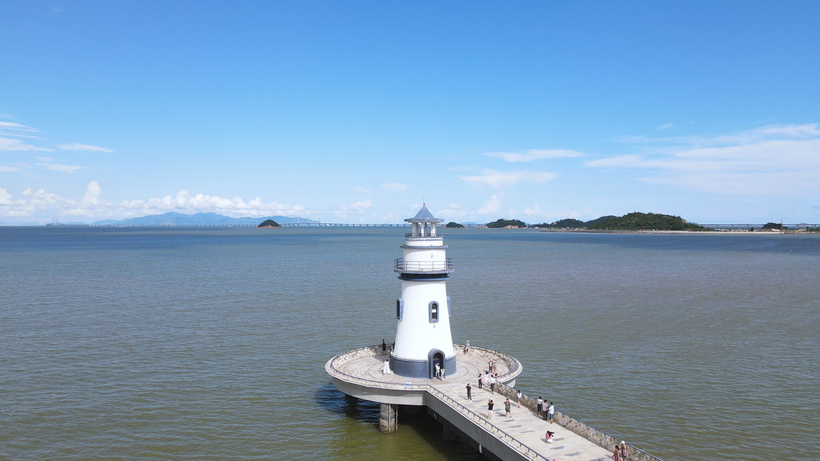
#> input picture resources/assets/exp2/206.jpg, 820 x 461 px
$ python '直方图匹配.py'
#> lines starting #> are read from the running program, lines starting #| are printed output that depends on the picture
import cv2
import numpy as np
import matplotlib.pyplot as plt
from matplotlib import rcParams

# 支持汉字
rcParams['font.sans-serif'] = ['SimHei']


# 直方图匹配
def histogram_matching(source_img, target_img):
    # 计算源图像和目标图像的直方图
    source_hist, bins1 = np.histogram(source_img, bins=256, range=[0, 256])
    target_hist, bins2 = np.histogram(target_img, bins=256, range=[0, 256])

    # 计算累积直方图
    source_cdf = source_hist.cumsum()
    source_cdf = (source_cdf / source_cdf[-1]).astype(np.float32)

    target_cdf = target_hist.cumsum()
    target_cdf = (target_cdf / target_cdf[-1]).astype(np.float32)

    # 使用累积直方图进行直方图匹配
    matched_cdf = np.interp(source_cdf, target_cdf, range(256)).astype(np.uint8)
    matched_img = matched_cdf[source_img]
    return matched_img


# 主函数
def main():
    # 获取图像
    source_path = '../resources/assets/exp2/206.jpg'
    target_path = '../resources/assets/exp2/209.jpg'

    # 读取源图像和目标图像
    source_img = cv2.imread(source_path)
#> source_img is the input picture: shape (461, 820, 3); mean B, G, R 187.8, 157.7, 125.2
    target_img = cv2.imread(target_path)
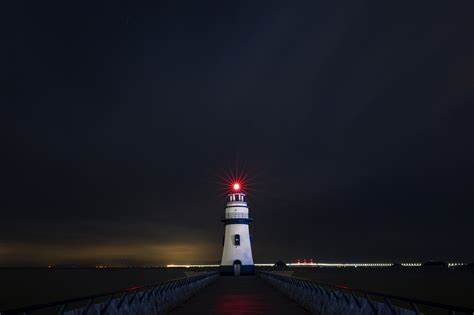
#> input picture resources/assets/exp2/209.jpg, 474 x 315 px
#> target_img is the input picture: shape (315, 474, 3); mean B, G, R 33.8, 25.5, 24.2
    if source_img is None or target_img is None:
        print(f"无法读取图像: {source_path} 或 {target_path}")
        exit(1)

    # 转换为BGR格式
    source_img = cv2.cvtColor(source_img, cv2.COLOR_BGR2RGB)
    target_img = cv2.cvtColor(target_img, cv2.COLOR_BGR2RGB)

    # 进行直方图匹配
    matched_img = histogram_matching(source_img, target_img)
#> in histogram_matching, `source_hist, bins1 = np.histogram(source_img, bins=256, range=[0, 256])`: source_hist = 256 values, max 13617 at index 247, min 0 at index 1, mean 4429.9; bins1 = 257 values from 0 to 256
#> in histogram_matching, `target_hist, bins2 = np.histogram(target_img, bins=256, range=[0, 256])`: target_hist = 256 values, max 24966 at index 26, min 1 at index 246, mean 1749.7; bins2 = 257 values from 0 to 256
#> in histogram_matching, `source_cdf = source_hist.cumsum()`: source_cdf = 256 values from 4 to 1134060
#> in histogram_matching, `source_cdf = (source_cdf / source_cdf[-1]).astype(np.float32)`: source_cdf = 256 values from 3.53e-06 to 1
#> in histogram_matching, `target_cdf = target_hist.cumsum()`: target_cdf = 256 values from 1092 to 447930
#> in histogram_matching, `target_cdf = (target_cdf / target_cdf[-1]).astype(np.float32)`: target_cdf = 256 values from 0.00244 to 1
#> in histogram_matching, `matched_cdf = np.interp(source_cdf, target_cdf, range(256)).astype(np...`: matched_cdf = 256 values from 0 to 255
#> in histogram_matching, `matched_img = matched_cdf[source_img]`:
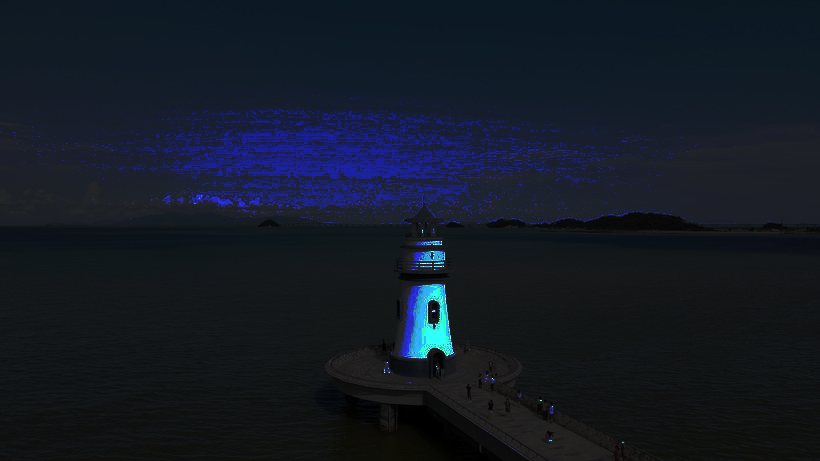
#> matched_img: shape (461, 820, 3); mean R, G, B 19.5, 26, 37.3

    # 显示结果
    plt.figure(figsize=(12, 6))  # 大小为 12 * 6

    # 图像信息
    img_info = [
        {'index': 1, 'title': '原始图像', 'image': source_img},  # 原始图像
        {'index': 2, 'title': '参考图像', 'image': target_img},  # 参考图像
        {'index': 3, 'title': '匹配图像', 'image': matched_img},  # 匹配图像
    ]

    # 创建子图
    for item in img_info:
        plt.subplot(2, 3, item['index'])
        plt.title(item['title'])
        plt.imshow(item['image'], cmap='gray')
        plt.axis('off')
#> this loop made 3 passes

    # 直方图信息
    histogram_info = [
        {'index': 4, 'title': '原始直方图', 'image': source_img},
        {'index': 5, 'title': '参考直方图', 'image': target_img},
        {'index': 6, 'title': '匹配直方图', 'image': matched_img},
    ]

    # 定义颜色
    colors = ('b', 'g', 'r')
    # 创建子图
    for item in histogram_info:
        plt.subplot(2, 3, item['index'])
        plt.title(item['title'])
        plt.xlabel('像素值')
        plt.ylabel('频率')
        for i, color in enumerate(colors):
            hist = cv2.calcHist(item['image'], [i], None, [256], [0, 256])
            plt.plot(hist, color=color)

    plt.tight_layout()
    plt.show()
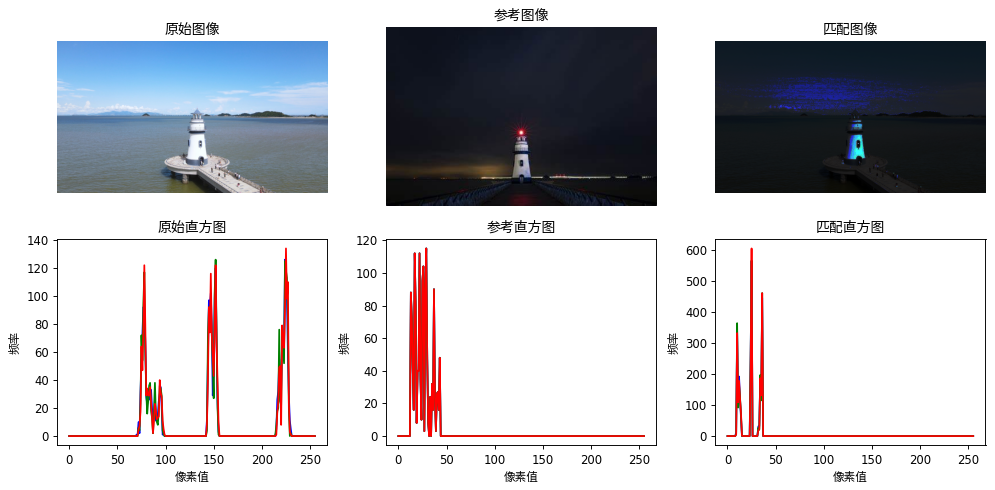
#> figure drawn by matplotlib, 6 panels; panel 4: curve peaks at x = 224, y = 126; panel 4: curve peaks at x = 152, y = 126; panel 4: curve peaks at x = 225, y = 134; panel 5: curve peaks at x = 29, y = 115


if __name__ == '__main__':
    main()
